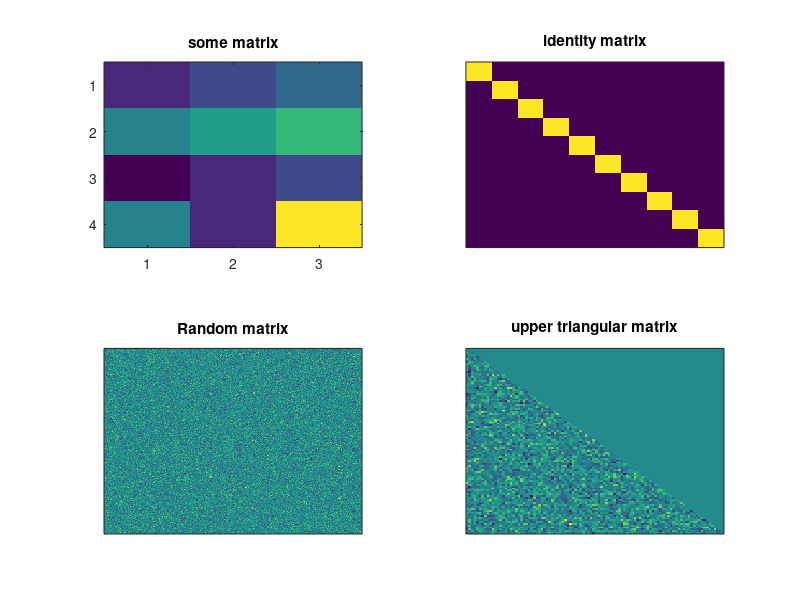

This figure's MATLAB source:
%% Creating and visualizing Matrices

%  a small matrix
amat=[1 2 3; 4 5 6 ; 0 1 2; 4 1 9];

figure(3),clf
subplot(221)
imagesc(amat)
title('some matrix')
set(gca,'xtick',1:size(amat,2))
set(gca,'ytick',1:size(amat,1))

% identity ,matrix
imat = eye(10);
subplot(222)
imagesc(imat)
set(gca,'xtick',[],'ytick',[])
title('identity matrix')

% random matrix
rmat=randn(250,240);
subplot(223)
imagesc(rmat)
set(gca,'xtick',[],'ytick',[])
title('Random matrix')

% triangular matrix 
%tmat= triu(randn(100));
tmat= tril(randn(100)); 
subplot(224)
imagesc(tmat)
set(gca,'xtick',[],'ytick',[])
title('upper triangular matrix')


